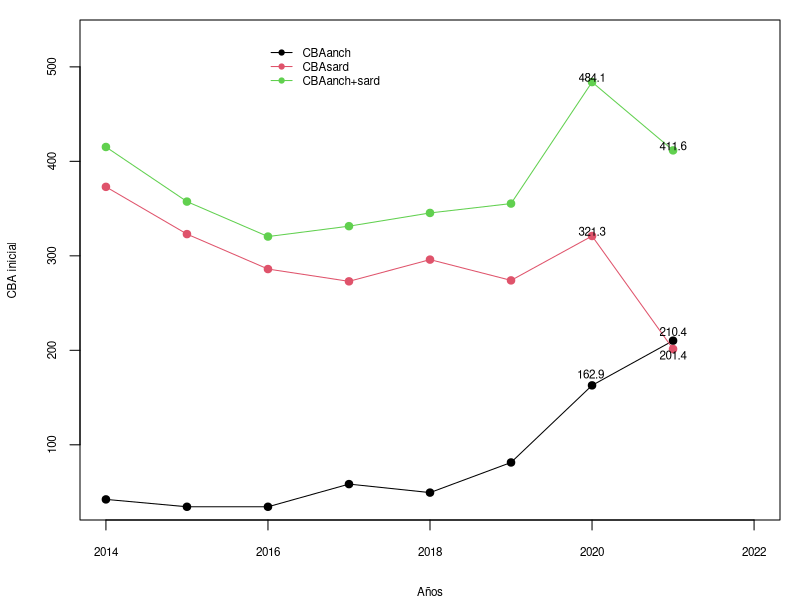
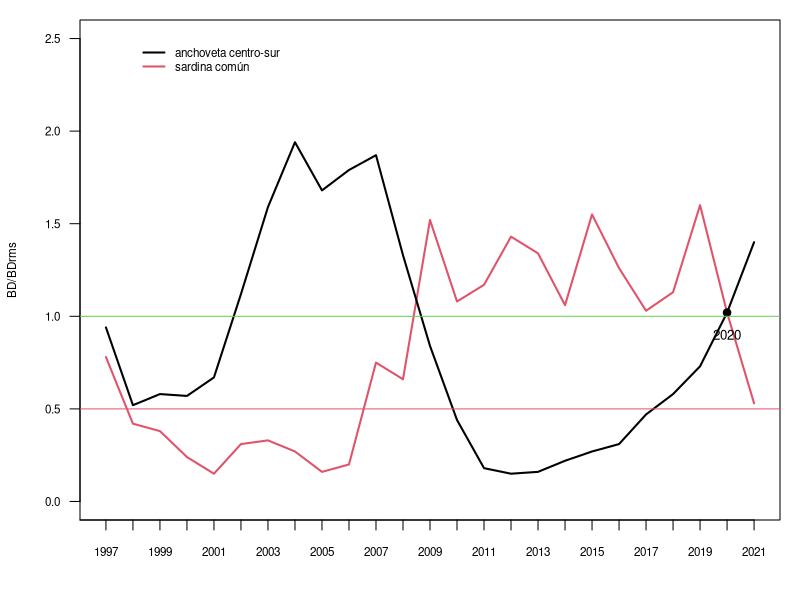

The R source for these figures, in order:
## ---- chunk 1
year<-seq(2014,2021,1)
CBAanch<-c(42.2,34.4,34.4,58.4,49.4,81.3,162.9,210.2)
CBAsard<-c(373,323,286,273,296,274,321,201.4)
CBAmixta<-rowSums(cbind(CBAanch,CBAsard))

par(mfrow=c(1,1),mar=c(4,4,1,1))
plot(year,CBAanch,type="o",ylim=c(40,530),xlim=c(2014,2022),pch=19,ylab="CBA inicial",xlab="Años",cex.lab=0.7,cex.axis=0.7)
lines(year,CBAsard,col=2,type="o",pch=19)
lines(year,CBAmixta,col=3,type="o",pch=19)
text(c(rep(2020,3),rep(2021,3)),c(170,321,483.9,215,190,411.6)+5,c("162.9 ","321.3","484.1","210.4","201.4","411.6"),cex=0.7)
legend(2016,530,c("CBAanch","CBAsard","CBAanch+sard"),col=c(1,2,3),lwd=1,pch=19,cex=0.7,bty="n")
## ---- chunk 2

years1<-seq(1997,2021,1)


rpr_sard<-c(0.78,0.42,0.38,0.24,0.15,0.31,0.33,0.27,0.16,0.20,0.75,0.66,1.52,1.08,1.17,1.43,1.34,1.06,1.55,1.26,1.03,1.13,1.60,1.02,0.53)

rpr_anch<-c(0.94,0.52,0.58,0.57,0.67,1.12,1.59,1.94,1.68,1.79,1.87,1.33,0.84,0.44,0.18,0.15,0.16,0.22,0.27,0.31,0.47,0.58,0.73,1.02,1.4)

par(mfrow=c(1,1),mar=c(4,4,1,1))
plot(years1,rpr_sard,type="l",ylab="BD/BDrms",xlab="",ylim=c(0,2.5),xaxp=c(1990,2021,31),las=1,lwd=2,cex.lab=0.7,cex.axis=0.7,col=2)

lines(years1,rpr_anch,col=1,lwd=2)
points(2020,1.02,pch=19,cex=1,col=1)
text(2020,0.9,"2020",cex=0.8)
abline(h=c(1,0.5),col=c(3,2))
legend(1998,2.5,c("anchoveta centro-sur","sardina común"),col=c(1,2),lwd=c(2,2),bty="n",cex=0.7)



